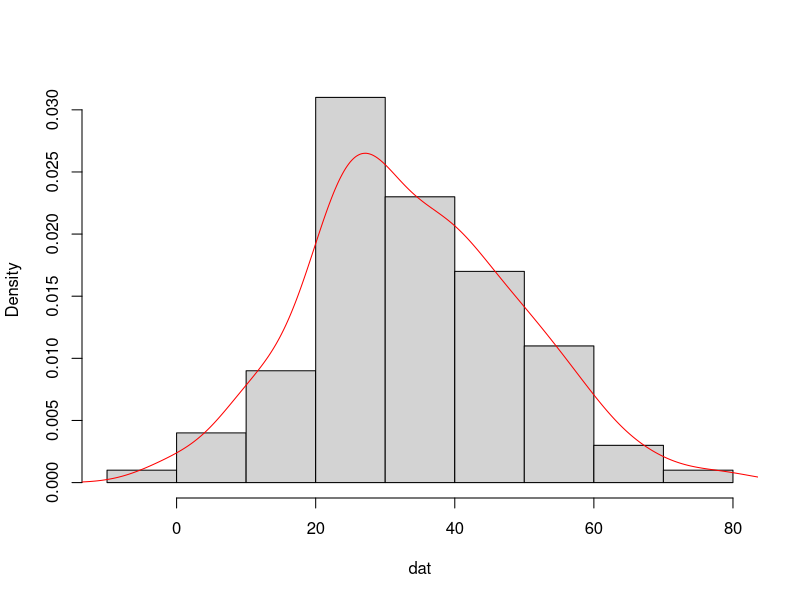
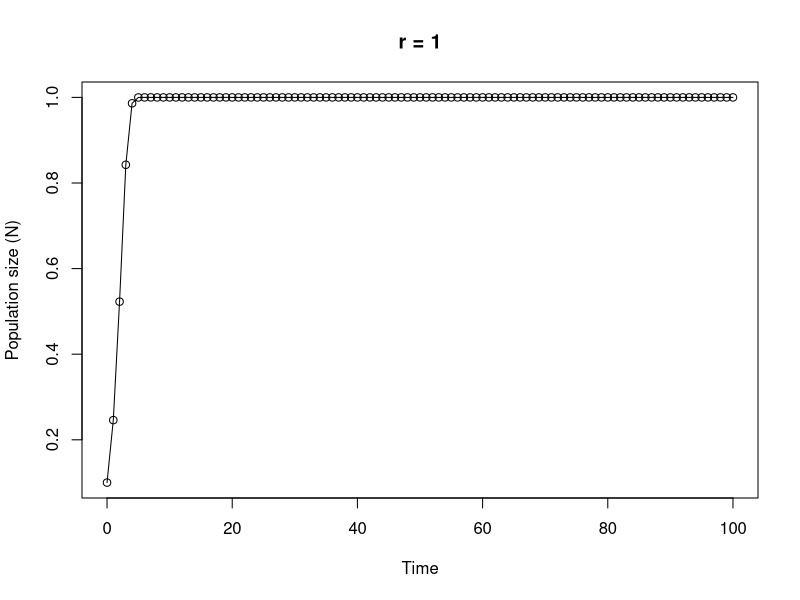

Generate these figures, in order, with R:
## ----Q1, results = 'asis'-----------------------------------------------------------------------------------------------

# area of a circle
# the equation to calculate the area of a circle is pi * radius^2

circle.area <- function(d){ 
	pi * (d/2)^2
}

# to use your new function

circle.area(10)
# [1] 78.53982

# to test on a vector of diameters
# first create a vector with diameters ranging from 0 to 50 in steps of 10

cir.diam <- seq(from = 0, to = 50, by = 10)

# test your function

circle.area(cir.diam)
# [1]    0.00000   78.53982  314.15927  706.85835 1256.63706 1963.49541


## ----Q2, tidy = TRUE----------------------------------------------------------------------------------------------------

far.cent <- function(a){
	val <- (a-32)*5/9
	print(paste("Fahrenheit: ", round(a, digits = 3), "oF",sep = " "), quote = FALSE)# round 3dp
	print(paste("Centigrade: ", round(val, digits = 3), "oC", sep = " "), quote = FALSE)# round 3dp
}

# alternative Fahrenheit to centigrade using cat function

far.cent2 <- function(a){
	val <- (a - 32) * 5/9	#calculation
	cat("Fahrenheit: ", round(a, digits = 3), "oF", "\n")   # use cat function
	cat("Centigrade: ", round(val, digits = 3), "oC", "\n")   
}


## ----Q3-----------------------------------------------------------------------------------------------------------------

# Create a vector of normally distributed data
# length 100, mean 35 and standard deviation of 29

vals <- rnorm(100, 35, 15)	# create some norm dist data mean 35, sd = 15

summary.fun <- function(dat){
	mymean <- round(mean(dat), digits = 4)      	# calc mean
	mymedian <- round(median(dat), digits = 4)    # calc median
	mymin <- round(min(dat), digits = 4)          # calc min
	mymax <- round(max(dat), digits = 4)          # calc max
	print(paste("mean:", mymean, sep = " "), quote = FALSE)     # print mean
	print(paste("median:", mymedian, sep = " "), quote = FALSE)     # print median
	print(paste("range:", "from:", mymin, "to", mymax, sep = " "), quote = FALSE) 
	dens <- density(dat)                          # estimate density curve
	hist(dat, main = "",type = "l",freq = FALSE)  # plot histogram
	lines(dens, lty = 1, col = "red")             # plot density curve
}

# use the function
summary.fun(vals)


## ----Q4-----------------------------------------------------------------------------------------------------------------

# calculate a median

ourmedian <- function(x){
	n <- length(x)
	if (n %% 2 == 1)      # odd numbers
	  sort(x)[(n + 1)/2]  # find the middle number by adding 1 to length and div 2
	else {                # even numbers
	  middletwo <- sort(x)[(n/2) + 0:1]   #find the two middle numbers
	  mean(middletwo)
	  }
}

# use the function
mydat <- sample(1:50, size = 10, replace = TRUE )

# our function
ourmedian(mydat)

# R median function
median(mydat)


## ----Q5, tidy = TRUE----------------------------------------------------------------------------------------------------

# function to simulate Ricker model

Ricker.model <- function(nzero, r, time, K=1){     # sets initial parameters
  N <- numeric(time + 1)    # creates a real vector of length time+1 to store values of Nt+1
  N[1] <- nzero             # sets initial population size in first element of N
  for (i in 1:time) {				# loops over time
      N[i+1] <- N[i]*exp(r*(1 - N[i]/K))    
  }
  Time <- 0:time   					 # creates vector for x axis
  plot(Time, N, type = "o", xlim = c(0, time), xlab = "Time", ylab = "Population size (N)", main = paste("r =", r, sep=" "))   # plots     output
}

# To run
# play around with the different parameters, especially r
Ricker.model(nzero=0.1,r=1,time=100)

